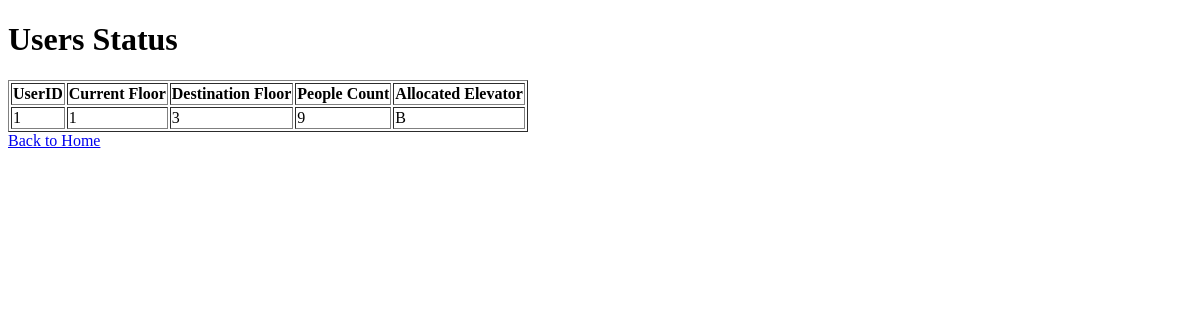
Before: /users_status with the older database file.
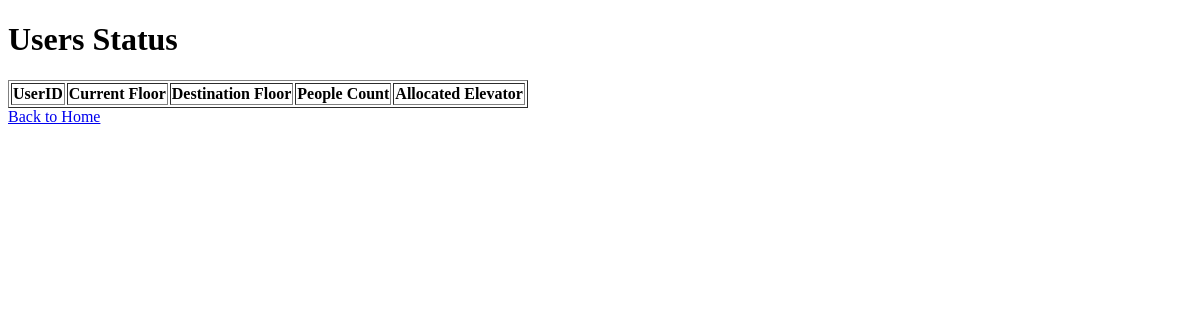
After: the same page with the newer database file.
### models.py (models this page shows)
class UserRequest(db.Model):
    id = db.Column(db.Integer, primary_key=True)
    current_floor = db.Column(db.Integer, nullable=False)
    destination_floor = db.Column(db.Integer, nullable=False)
    elevator_id = db.Column(db.String(1), db.ForeignKey('elevator.elevator_id'))
    people_count = db.Column(db.Integer, nullable=False)
    timestamp = db.Column(db.DateTime, default=db.func.now())

### app.py (the view)
@app.route('/users_status')
def user_status():
    users = UserRequest.query.all()
    return render_template('user_status.html', users=users)

### templates/user_status.html (shortened to what this page needs)
<!DOCTYPE html>
<html>
<head>
</head>
<body>
    <h1>Users Status</h1>
    <table border="1">
        <tr>
            <th>UserID</th>
            <th>Current Floor</th>
            <th>Destination Floor</th>
            <th>People Count</th>
            <th>Allocated Elevator</th>
        </tr>
        {% for user in users %}
        <tr>
            <td>{{ user.id }}</td>
            <td>{{ user.current_floor }}</td>
            <td>{{ user.destination_floor }}</td>
            <td>{{ user.people_count }}</td>
            <td>{{ user.elevator_id }}</td>
        </tr>
        {% endfor %}
    </table>
    <a href="{{ url_for('index') }}">Back to Home</a>
</body>
</html>

Changed rows visible on the page:
removed UserRequest: id "1", current_floor "1", destination_floor "3", people_count "9", elevator_id "B"
